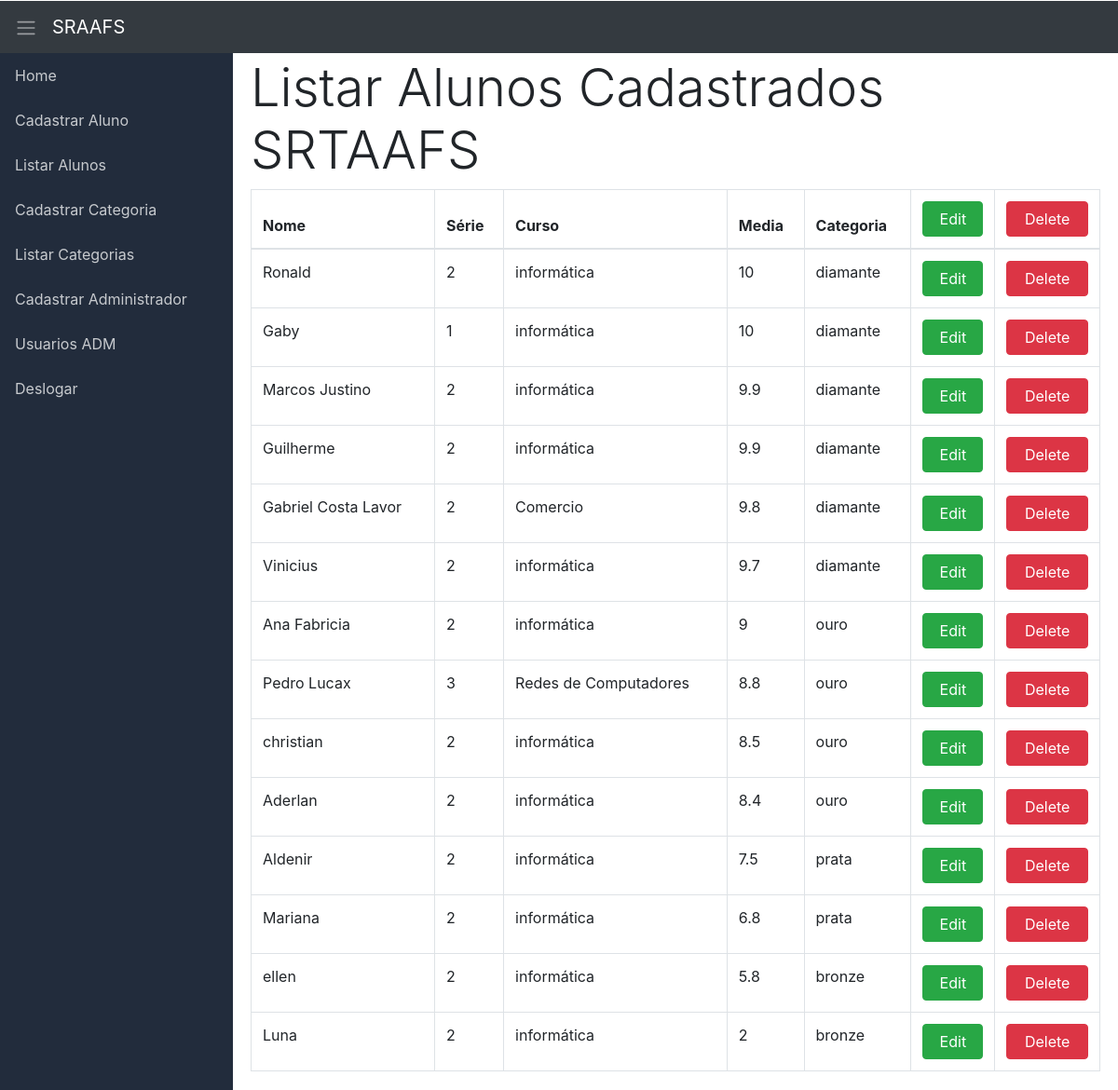
The page /ranking/listar.php on the database its author committed.
### tables this page shows
CREATE TABLE `alunos` (
  `id` int(11) NOT NULL,
  `nome` varchar(100) NOT NULL,
  `categoria` int(11) NOT NULL DEFAULT 1,
  `curso` varchar(120) NOT NULL,
  `serie` int(3) DEFAULT 1,
  `media` double NOT NULL DEFAULT 6
);

CREATE TABLE `categorias` (
  `id` int(11) NOT NULL,
  `nome` varchar(100) DEFAULT NULL,
  `notaLimite` double NOT NULL,
  `notaMinima` double NOT NULL
);

### ranking/conexao.php (called while the page is built)
<?php
class Conn
{
	private static $host = "localhost";
	private static $dbname = "ranking";
	private static $user = "root";
	private static $pass = "";
	private static $conn = null;
	private static function conectar()
	{
		if (self::$conn == null) {
			try {
			self::$conn = new PDO('mysql:host='.self::$host.';dbname='.self::$dbname.';charset=utf8',self::$user,self::$pass);
			} catch (Exception $e) {
				echo $e->getMessage();
			}
		}
		return self::$conn;
	}
	public static function getConn()
	{
		return self::conectar();
	}
}

### ranking/listar.php (the view, shortened to what this page needs)
<?php
require_once "conexao.php";
$c = new Conn();
$sqlSelect = "select alunos.id,alunos.nome,alunos.curso,alunos.serie,categorias.nome as categ,alunos.media from alunos
inner join categorias on alunos.categoria = categorias.id
WHERE alunos.categoria = categorias.id order by categorias.notaMinima desc, alunos.media desc;
";
$select = $c->getConn()->prepare($sqlSelect);
$select->execute();
 ?>
<!DOCTYPE html>
<html lang="pt-br">
<head>
	<link rel="stylesheet" href="css/bootstrap.css">
	<link rel="stylesheet" href="css/style.css">
</head>
<body style="padding-top: 1px;">
	<nav class="navbar navbar-expand navbar-dark bg-dark">
	  <a class="sidebar-toggle text-light mr-3" id="btn-toggle">
	  	<span class="navbar-toggler-icon"></span>
	  </a>
	  <a class="navbar-brand" href="index.html">SRAAFS</a>
	</nav>
	<div class="d-flex">
		<nav class="sidebar" id="menu-lateral">
			<ul class="list-unstyled">
				<li><a href="dashboard.php">Home</a></li>
				<li><a href="cadastrar.php">Cadastrar Aluno</a></li>
				<li><a href="listar.php">Listar Alunos</a></li>
				<li><a href="cadastrarCategorias.php">Cadastrar Categoria</a></li>
				<li><a href="listarCategorias.php">Listar Categorias</a></li>
				<li><a href="cadastrarUser.php">Cadastrar Administrador</a></li>
				<li><a href="listarUser.php">Usuarios ADM</a></li>
				<li><a href="sair.php">Deslogar</a></li>
			</ul>
		</nav>
		<div class="content p-1 w-100">
			<div class="container">
				<div class="row">
					<div class="col">
						<h1 class="display-4">Listar Alunos Cadastrados SRTAAFS</h1>
					</div>
				</div>
				<div class="row">
					<div class="col-12">
						<table class="table table-bordered table-hover">
							<thead>
								<th>Nome</th>
								<th>Série</th>
								<th>Curso</th>
								<th>Media</th>
								<th>Categoria</th>
								<th><button class="btn btn-success btn-block">Edit</button></th>
								<th><button class="btn btn-danger btn-block">Delete</button></th>
							</thead>
							<tbody>
								<?php while($row = $select->fetch(PDO::FETCH_ASSOC)): ?>
								<tr>
									<td><?php echo $row['nome']; ?></td>
									<td><?php echo $row['serie']; ?></td>
									<td><?php echo $row['curso']; ?></td>
									<td><?php echo $row['media']; ?></td>
									<td><?php echo $row['categ']; ?></td>
									<td><a href="update.php?id=<?php echo $row['id'];?>" class="btn btn-success btn-block">Edit</a></td>
									<td><a href="deletar.php?id=<?php echo $row['id'];?>" class="btn btn-danger btn-block">Delete</a></td>
								</tr>
								<?php endwhile; ?>
							</tbody>
						</table>
					</div>
				</div>
			</div>
		</div>
	</div>
</body>
</html>

### ranking/css/style.css (style rules this page uses)
.sidebar { background-color: #222c3c; min-width: 250px; max-width: 250px; min-height: calc(100vh - 57px); transition: all 0.3s; }
.sidebar ul li a { display: block; padding: 0.75rem 1rem; color: #c7cace; text-decoration: none; }

### rows shown on the page
alunos: nome "Ronald", serie "2", curso "informática", media "10", categorias.nome "diamante"
alunos: nome "Gaby", serie "1", curso "informática", media "10", categorias.nome "diamante"
alunos: nome "Marcos Justino", serie "2", curso "informática", media "9.9", categorias.nome "diamante"
alunos: nome "Guilherme", serie "2", curso "informática", media "9.9", categorias.nome "diamante"
alunos: nome "Gabriel Costa Lavor", serie "2", curso "Comercio", media "9.8", categorias.nome "diamante"
alunos: nome "Vinicius", serie "2", curso "informática", media "9.7", categorias.nome "diamante"
alunos: nome "Ana Fabricia", serie "2", curso "informática", media "9", categorias.nome "ouro"
alunos: nome "Pedro Lucax", serie "3", curso "Redes de Computadores", media "8.8", categorias.nome "ouro"
alunos: nome "christian", serie "2", curso "informática", media "8.5", categorias.nome "ouro"
alunos: nome "Aderlan", serie "2", curso "informática", media "8.4", categorias.nome "ouro"
alunos: nome "Aldenir", serie "2", curso "informática", media "7.5", categorias.nome "prata"
alunos: nome "Mariana", serie "2", curso "informática", media "6.8", categorias.nome "prata"
alunos: nome "ellen", serie "2", curso "informática", media "5.8", categorias.nome "bronze"
alunos: nome "Luna", serie "2", curso "informática", media "2", categorias.nome "bronze"
